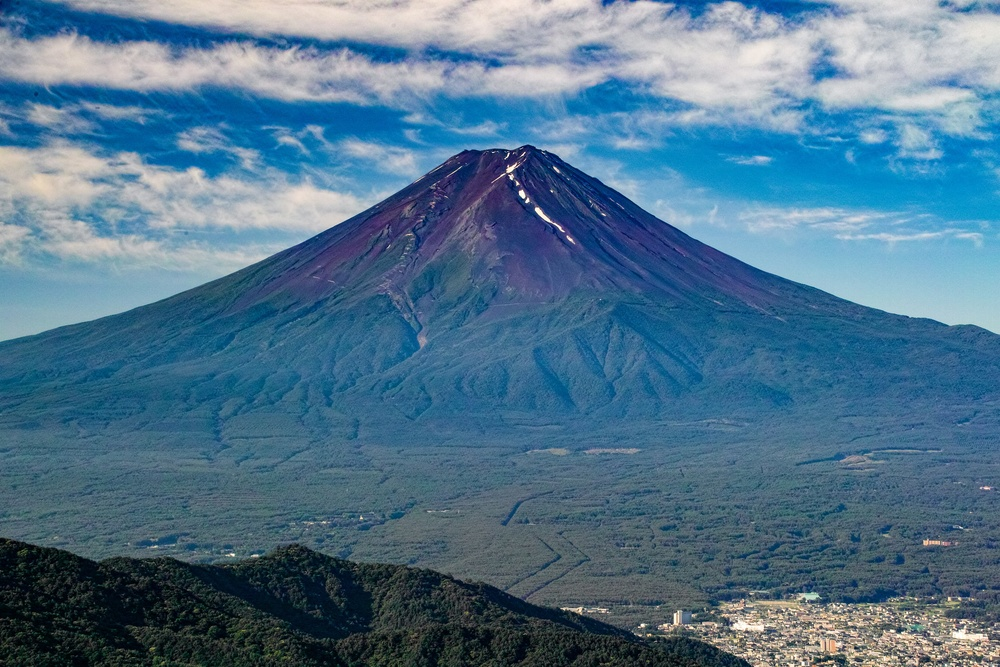
#> input picture exercises/media/Fuji.jpg, 1000 x 667 px, shrunk from 2048 x 1365 before the run
$ jupyter execute ex1.ipynb
#> lines starting #> are read from the running program, lines starting #| are printed output that depends on the picture
# Exercise 1

[cell 1]
import numpy as np
import cv2
import matplotlib.pyplot as plt

[cell 2]
# Ex 1.1
p1 = np.array([[1, 2, 1]]).T  # 3x1
p2 = np.array([[4, 2, 2]]).T
p3 = np.array([[6, 4, -1]]).T
p4 = np.array([[5, 3, 0.5]]).T

q1 = p1[:2] / p1[2]
q2 = p2[:2] / p2[2]
q3 = p3[:2] / p3[2]
q4 = p4[:2] / p4[2]

# Transpose for better viewing
print(q1.T, q2.T, q3.T, q4.T)

[cell 3]
# Ex 1.2
p1 = np.array([[1, 10, -3, 1]]).T  # 4x1
p2 = np.array([[2, -4, 1.1, 2]]).T
p3 = np.array([[0, 0, -1, 10]]).T
p4 = np.array([[-15, 3, 6, 3]]).T

q1 = p1[:-1] / p1[-1]
q2 = p2[:-1] / p2[-1]
q3 = p3[:-1] / p3[-1]
q4 = p4[:-1] / p4[-1]

# Transpose for better viewing
print(q1.T, q2.T, q3.T, q4.T)

Ex 1.3

$$
    \begin{align*}
    x + 2y &= 3 \\
    0 &= x + 2y - 3 \\
    0 & = \begin{bmatrix}
    1 \\
    2 \\
    -3
    \end{bmatrix}^T
    \begin{bmatrix}
    x \\
    y \\
    1
    \end{bmatrix} \\
    \therefore l &= \begin{bmatrix}
    1 \\
    2 \\
    -3
    \end{bmatrix}
    \end{align*}
$$

[cell 4]
# Ex 1.4, 2D points on a line
lt = np.array([[1, 2, -3]])  # 1x3 for dot operation later

p1 = np.array([[3, 0, 1]]).T  # 3x1
p2 = np.array([[6, 0, 2]]).T
p3 = np.array([[1, 1, 2]]).T
p4 = np.array([[1, 1, 1]]).T
p5 = np.array([[110, -40, 10]]).T
p6 = np.array([[11, 4, 1]]).T

p = np.hstack((p1, p2, p3, p4, p5, p6))
p.shape

[cell 5]
lt @ p
# Ans: p1, p2, p4, p5 lie on the line because the dot product is 0

[cell 6]
# Ex 1.5, intersection of 2 lines
l0 = np.array([[1, 1, -1]])  # 1x3 for cross operation
l1 = np.array([[-1, 1, -3]])
np.cross(l0, l1)  # cross product

Ex 1.6

$Ap = q$, where $p$ is the input point, and $q$ is the output point.

The $10$ scales both x and y coordinates by 10. While the x-coordinate is translated by $2$ units, and y-coordinate translted by $3$ units.

[cell 7]
# Ex 1.7
def point_line_distance(line, p):
    """
    Calculate shortest distance d between line l and 2D homogenous point p.

    line : 3x1 vector
    p : 3x1 vector
    """
    if p.shape != (3, 1):
        raise ValueError("p must be a 3x1 homogenous vector")
    if line.shape != (3, 1):
        raise ValueError("line must be a 3x1 homogenous vector")

    d = abs(line.T @ p) / (abs(p[2]) * np.sqrt(line[0] ** 2 + line[1] ** 2))
    return d

[cell 8]
rt2 = np.sqrt(2)
line = np.array([[1 / rt2, 1 / rt2, -1]]).T

p1 = np.array([[0, 0, 1]]).T
p2 = np.array([[rt2, rt2, 1]]).T
p3 = np.array([[rt2, rt2, 4]]).T

print(point_line_distance(line, p1))
print(point_line_distance(line, p2))
print(point_line_distance(line, p3))

[cell 9]
# Ex 1.8
line = np.array([[2, 2, -1]]).T

p1 = np.array([[0, 0, 1]]).T
p2 = np.array([[rt2, rt2, 1]]).T
p3 = np.array([[rt2, rt2, 4]]).T

print(point_line_distance(line, p1))
print(point_line_distance(line, p2))
print(point_line_distance(line, p3))

[cell 10]
# Ex 1.9
img = cv2.imread("media/Fuji.jpg")
#> img is the input picture: shape (667, 1000, 3); mean B, G, R 140.4, 115.9, 80.1
plt.imshow(img)

[cell 11]
# openCV reads BGR, plt uses RGB
plt.imshow(img[:, :, ::-1])  # flip channels

[cell 12]
# Ex1.11
import itertools as it


def box3d(n=16):
    """Generate 3D points inside a cube with n-points along each edge"""
#> called with n = 16
    points = []
    N = tuple(np.linspace(-1, 1, n))
    for i, j in [(-1, -1), (-1, 1), (1, 1), (0, 0)]:
        points.extend(set(it.permutations([(i,) * n, (j,) * n, N])))
    return np.hstack(points) / 2

[cell 13]
# Ex 1.12
def Pi(ph):
    """
    Converts coordinates from homogeneous to inhomogeneous.
    ph : 4xn np.array
    p : 3xn np.array
    """
    p = ph[:-1] / ph[-1]  # divide by and remove last coordinate
    return p


def PiInv(p):
    """
    Converts coordinates from inhomogeneous to homogeneous.
    p : 3xn np.array
    ph : 4xn np.array
    """
    ph = np.vstack((p, np.ones(p.shape[1])))
    return ph

[cell 14]
# Test Pi and PiInv
p1 = np.array([[3], [0], [1], [1]])  # 4x1
p2 = np.array([[3], [0], [1], [2]])
p3 = np.array([[3], [0], [1], [3]])
ph = np.hstack((p1, p2, p3))  # 4x3

p = Pi(ph)
print(p)  # 3x3

ph2 = PiInv(p)
print(ph2)  # 4x3

[cell 15]
box = box3d()  # 3x240 matrix

fig = plt.figure(figsize=(6, 6))
ax = fig.add_subplot(projection="3d")
ax.scatter(box[0, :], box[1, :], box[2, :])
plt.show()
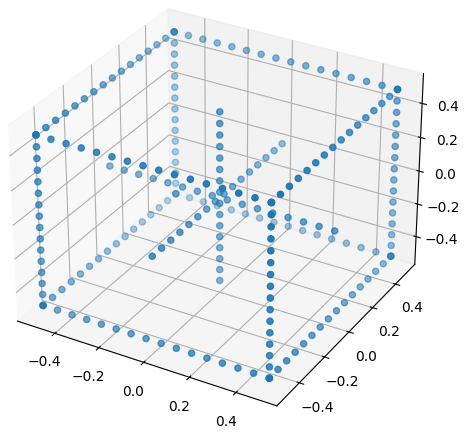
#> figure drawn by matplotlib, 1 panel

[cell 16]
# Ex 1.13
def project_points(K, R, t, Q):
    """
    Project 3D points in Q onto a 2D plane of a camera

    K : 3 x 3, intrinsic camera matrix
    R : 3 x 3, rotation matrix
    t: 3 x 1, translation matrix
    Q: 3 x n, 3D points matrix

    P : 2 x n, 2D points matrix
    """
    Qh = PiInv(Q)  # 4 x n
    pose = np.hstack((R, t))  # 3 x 4
    Ph = K @ pose @ Qh  # 3 x n
    P = Pi(Ph)  # 2 x n
    return P

[cell 17]
Q = box3d()  # 3x240 matrix
K = np.eye(3)

[cell 18]
R = np.eye(3)
t = np.array([[0, 0, 4]]).T
P = project_points(K, R, t, Q)
plt.scatter(P[0, :], P[1, :])
plt.show()
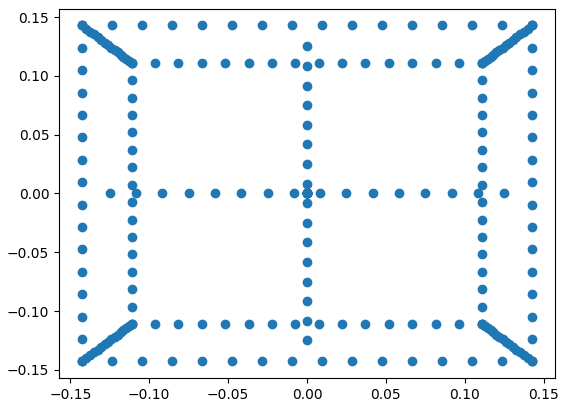
#> figure drawn by matplotlib, 1 panel

[cell 19]
# Ex 1.14
th = 30
R = np.array(
    [[np.cos(th), 0, np.sin(th)], [0, 1, 0], [-np.sin(th), 0, np.cos(th)]]
)
t = np.array([[0, 0, 4]]).T

P = project_points(K, R, t, Q)
plt.scatter(P[0, :], P[1, :])
plt.show()
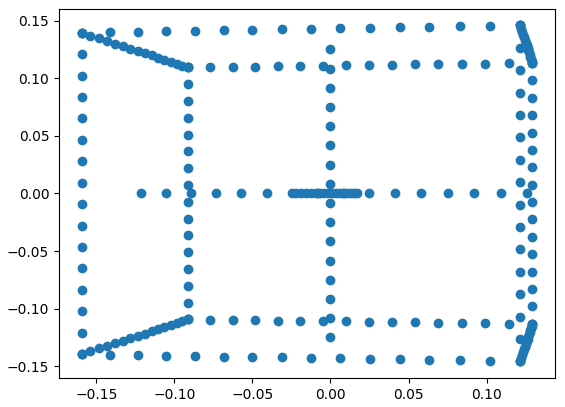
#> figure drawn by matplotlib, 1 panel

[cell 20]
# Ex 1.15
th = 60
R = np.array(
    [[np.cos(th), 0, np.sin(th)], [0, 1, 0], [-np.sin(th), 0, np.cos(th)]]
)
t = np.array([[2, 1, 4]]).T

P = project_points(K, R, t, Q)
plt.scatter(P[0, :], P[1, :])
plt.show()
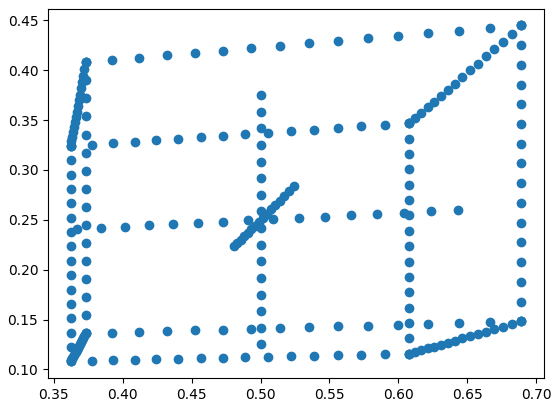
#> figure drawn by matplotlib, 1 panel
